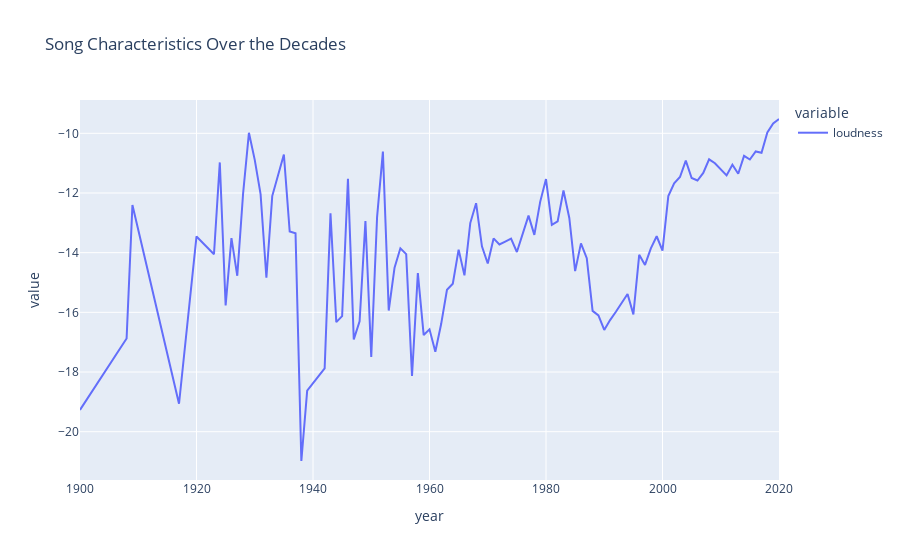

Notebook code for this chart:
### Markdown cell above
1. **Decrease in Danceability and Liveness**:
   - Rise of Digital Music Technology: The decline in danceability and liveness could be linked to the advancement of digital music technology, which allowed for more precise and polished studio recordings. This trend accelerated notably in the late 20th century with the widespread adoption of digital audio workstations and sampling techniques.
   - Urbanization and Lifestyle Changes: The decline in danceability could also be influenced by broader societal shifts, such as increasing urbanization and changes in leisure activities. As people moved to urban areas, dance halls and live music venues may have become less central to social life, impacting the prominence of live performances and danceable music.

2. **Increase in Energy**:
   - World Wars: During both World War I and II, music served as a crucial tool for boosting morale and rallying national spirit. The energetic music of these periods often reflected the intensity of wartime emotions and the desire for escapism amidst hardship.
   - Economic Boom in the 1980s: The surge in energy during the 1980s could be attributed to the economic prosperity and cultural dynamism of the decade. The booming economy fueled consumerism, innovation in music production technologies, and the rise of MTV and other music video platforms, which emphasized visually stimulating and high-energy performances.

3. **Increase in Valence and Instrumentalness**:
   - World War II: The increase in valence (positiveness) and instrumentalness during World War II can be linked to the role of music as a form of emotional support and escapism during the tumultuous wartime period. Instrumental music, in particular, provided a sense of unity and solace amidst the chaos of war, while upbeat and positive themes in songs offered hope and comfort to listeners.

4. **Increase in Acousticness**:
   - Reaction Against Electronic Dominance: The resurgence of acousticness near the 1980s can be seen as a reaction against the dominance of electronic music in the preceding decades. Musicians and audiences sought a return to more organic sounds and traditional instrumentation, leading to a revival of acoustic-driven genres such as folk rock, acoustic pop, and unplugged performances.
   - Roots Revival: Additionally, the 1980s saw a renewed interest in roots music and Americana, which often featured acoustic instruments and a stripped-down, authentic sound. This revival was partly a response to the perceived artificiality of mainstream pop music and a desire for more genuine and heartfelt expressions in music.

### Code cell
sound_features = ['loudness']
plot_music_characteristics(df, sound_features)

### Figure 1 — Plotly figure (JSON) as saved in the notebook; plotly's stock layout.template omitted (floating-point values rounded to 4 significant figures)
{"data": [{"hovertemplate": "variable=loudness<br>year=%{x}<br>value=%{y}<extra></extra>", "legendgroup": "loudness", "line": {"color": "#636efa", "dash": "solid"}, "marker": {"symbol": "circle"}, "mode": "lines", "name": "loudness", "orientation": "v", "showlegend": true, "type": "scatter", "x": [1900, 1908, 1909, 1917, 1920, 1923, 1924, 1925, 1926, 1927, 1928, 1929, 1930, 1931, 1932, 1933, 1935, 1936, 1937, 1938, 1939, 1942, 1943, 1944, 1945, 1946, 1947, 1948, 1949, 1950, 1951, 1952, 1953, 1954, 1955, 1956, 1957, 1958, 1959, 1960, 1961, 1962, 1963, 1964, 1965, 1966, 1967, 1968, 1969, 1970, 1971, 1972, 1973, 1974, 1975, 1976, 1977, 1978, 1979, 1980, 1981, 1982, 1983, 1984, 1985, 1986, 1987, 1988, 1989, 1990, 1991, 1992, 1993, 1994, 1995, 1996, 1997, 1998, 1999, 2000, 2001, 2002, 2003, 2004, 2005, 2006, 2007, 2008, 2009, 2010, 2011, 2012, 2013, 2014, 2015, 2016, 2017, 2018, 2019, 2020], "xaxis": "x", "y": [-19.27, -16.87, -12.4, -19.06, -13.46, -14.05, -10.98, -15.77, -13.51, -14.77, -12.02, -9.984, -10.89, -12.04, -14.84, -12.1, -10.71, -13.29, -13.35, -20.98, -18.62, -17.88, -12.68, -16.33, -16.13, -11.52, -16.91, -16.3, -12.94, -17.49, -12.81, -10.61, -15.94, -14.5, -13.85, -14.05, -18.13, -14.69, -16.76, -16.57, -17.32, -16.39, -15.25, -15.04, -13.9, -14.76, -13.01, -12.34, -13.79, -14.36, -13.52, -13.73, -13.63, -13.53, -13.98, -13.37, -12.76, -13.4, -12.3, -11.53, -13.07, -12.95, -11.92, -12.84, -14.62, -13.69, -14.19, -15.95, -16.1, -16.59, -16.26, -15.98, -15.69, -15.39, -16.07, -14.07, -14.41, -13.86, -13.45, -13.93, -12.1, -11.68, -11.46, -10.92, -11.5, -11.58, -11.33, -10.87, -11.0, -11.19, -11.41, -11.05, -11.35, -10.76, -10.88, -10.61, -10.65, -9.972, -9.67, -9.521], "yaxis": "y"}], "layout": {"legend": {"title": {"text": "variable"}, "tracegroupgap": 0}, "title": {"text": "Song Characteristics Over the Decades"}, "xaxis": {"anchor": "y", "domain": [0, 1], "title": {"text": "year"}}, "yaxis": {"anchor": "x", "domain": [0, 1], "title": {"text": "value"}}}}
